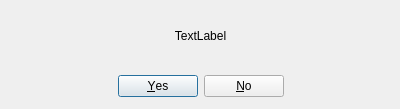
<?xml version="1.0" encoding="UTF-8"?>
<ui version="4.0">
 <class>CDialogConfirm</class>
 <widget class="QDialog" name="CDialogConfirm">
  <property name="windowModality">
   <enum>Qt::WindowModal</enum>
  </property>
  <property name="geometry">
   <rect>
    <x>0</x>
    <y>0</y>
    <width>400</width>
    <height>109</height>
   </rect>
  </property>
  <property name="windowTitle">
   <string>Confirm</string>
  </property>
  <property name="modal">
   <bool>true</bool>
  </property>
  <widget class="QDialogButtonBox" name="buttonBox">
   <property name="geometry">
    <rect>
     <x>10</x>
     <y>70</y>
     <width>381</width>
     <height>32</height>
    </rect>
   </property>
   <property name="orientation">
    <enum>Qt::Horizontal</enum>
   </property>
   <property name="standardButtons">
    <set>QDialogButtonBox::No|QDialogButtonBox::Yes</set>
   </property>
   <property name="centerButtons">
    <bool>true</bool>
   </property>
  </widget>
  <widget class="QLabel" name="lblText">
   <property name="geometry">
    <rect>
     <x>10</x>
     <y>10</y>
     <width>381</width>
     <height>51</height>
    </rect>
   </property>
   <property name="text">
    <string notr="true">TextLabel</string>
   </property>
   <property name="textFormat">
    <enum>Qt::PlainText</enum>
   </property>
   <property name="alignment">
    <set>Qt::AlignCenter</set>
   </property>
   <property name="wordWrap">
    <bool>true</bool>
   </property>
  </widget>
 </widget>
 <resources/>
 <connections>
  <connection>
   <sender>buttonBox</sender>
   <signal>accepted()</signal>
   <receiver>CDialogConfirm</receiver>
   <slot>accept()</slot>
   <hints>
    <hint type="sourcelabel">
     <x>248</x>
     <y>254</y>
    </hint>
    <hint type="destinationlabel">
     <x>157</x>
     <y>274</y>
    </hint>
   </hints>
  </connection>
  <connection>
   <sender>buttonBox</sender>
   <signal>rejected()</signal>
   <receiver>CDialogConfirm</receiver>
   <slot>reject()</slot>
   <hints>
    <hint type="sourcelabel">
     <x>316</x>
     <y>260</y>
    </hint>
    <hint type="destinationlabel">
     <x>286</x>
     <y>274</y>
    </hint>
   </hints>
  </connection>
 </connections>
</ui>
